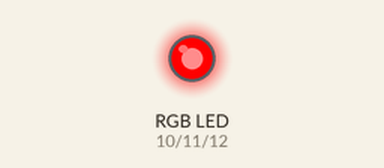
This sketch was run on a simulated Arduino Uno, built with avr-gcc and run on an emulated ATmega328P. Parts: an RGB LED mixed from three pins (HIGH = lit). At 3.0 s the program stops and its outputs stay as they are.

Above: at 0.1 s.
At 0.8 s:
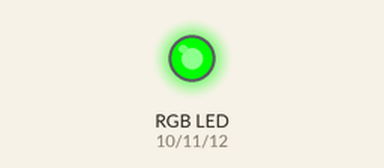
At 1.6 s:
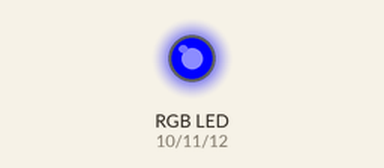
At 2.3 s:
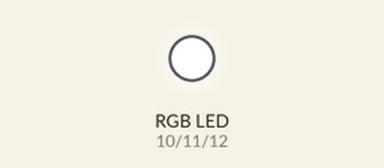
Timing chart, 0 to 3.8 s (numbered marks = the images above):
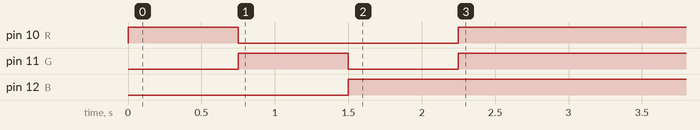

Measured:
- by itself, pin 10 (R): LOW → HIGH at 0.00 s, → LOW 0.75 s later, → HIGH 1.5 s later
- by itself, pin 11 (G): LOW → HIGH at 0.75 s, → LOW 0.75 s later, → HIGH 0.75 s later
- by itself, pin 12 (B): LOW → HIGH at 1.5 s

The sketch:

rgb_controller.ino
```cpp
int R = 10;
int G = 11;
int B = 12;

int DELAY_LENGTH = 750;

void setup() {
  pinMode(R, OUTPUT);
  pinMode(G, OUTPUT);
  pinMode(B, OUTPUT);
}

void loop() {
  red(HIGH);
  green(LOW);
  blue(LOW);
  delay(DELAY_LENGTH);
  red(LOW);
  green(HIGH);
  blue(LOW);
  delay(DELAY_LENGTH);
//  red(HIGH);
//  green(HIGH);
//  blue(LOW);
//  delay(DELAY_LENGTH);
//  red(LOW);
//  green(HIGH);
//  blue(HIGH);
//  delay(DELAY_LENGTH);
//  red(HIGH);
//  green(LOW);
//  blue(HIGH);
//  delay(DELAY_LENGTH);
  red(LOW);
  green(LOW);
  blue(HIGH);
  delay(DELAY_LENGTH);
  red(HIGH);
  green(HIGH);
  blue(HIGH);
  delay(DELAY_LENGTH);
  while(true){
  }
}

void red(int on){
  digitalWrite(R,on);
}
void green(int on){
  digitalWrite(G, on);
}
void blue(int on){
  digitalWrite(B,on);
}
```
